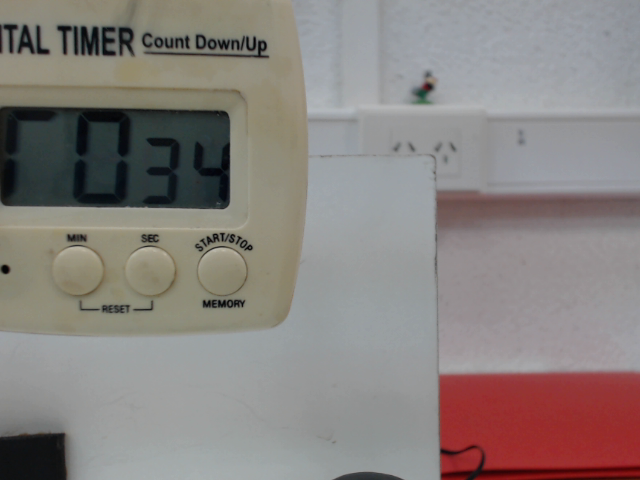
#> input picture img/14.png, 640 x 480 px
$ python example.py
#> lines starting #> are read from the running program, lines starting #| are printed output that depends on the picture
### OCR.py
#!/usr/bin/env python3
# -*- coding: utf-8 -*-
"""
Created on Wed Dec 19 16:38:21 2018

@author: nicolas

Tiene 4 funciones.
1) configImagen
2) configCamara
3) adquirirImagen
4) adquirirNumero
--> 2 y 3 son para usar con camara web
--> 1 y 4 se pueden usar con imagenes en el disco

Para crear el paquete: https://packaging.python.org/tutorials/distributing-packages/
"""

import numpy as np
import cv2

import OCRauxiliar as ocraux
import brightnessContrast as brco
import binarization as bi

def configImagen(img):
    """
    Función para elegir ROI de una imagen del disco.
    Devuelve: coordenadas, cantidad de dígitos y los números de la base escalados.
    """
#> called with img = './img/14.png'
    fotoDif = cv2.imread(img, cv2.IMREAD_GRAYSCALE)
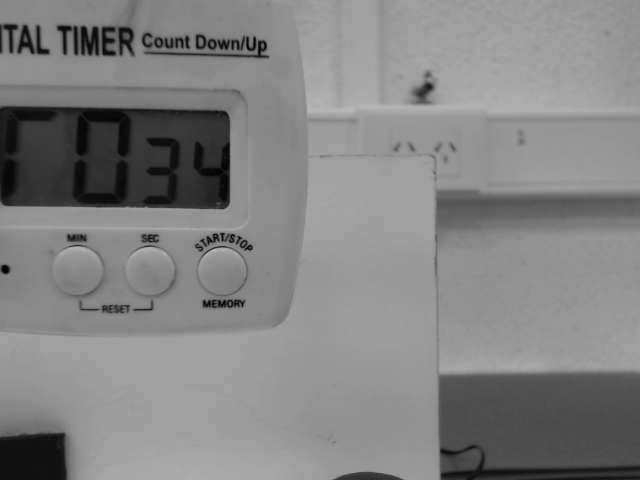
#> fotoDif: shape (480, 640); min 3, max 185, mean 131
    # Recortar región de interés
    c_t = ocraux.elegirCoord(fotoDif) # Coordenadas de referencia
    N = int(input("\n --> Insert number of digits >> "))

    # Recortar ROI
    imROI = ocraux.cutROI(fotoDif, c_t)

    # Ajustar brillo y contraste
    bc = brco.BrightContr(imROI)
    cv2.waitKey()
    cv2.destroyAllWindows()
    alpha, beta = bc.alpha, bc.beta

#     Adjust binarization parameters
    binar = bi.Binarizador(bc.transformada)
    cv2.waitKey()
    cv2.destroyAllWindows()
    size, offset = binar.size, binar.offset

    # Recortar y segmentar
    digitos = ocraux.setupROI(bc.transformada, N, c_t)
#    # Binarización de prueba
#    binarizar(digitos, mostrar=True)
    # Cargar base
    num_base = ocraux.CargarBaseReescalar("./img/numeros_base.png", digitos, mostrar=True)
    setup = {"c_t": c_t,
            "N": N,
            "num_base": num_base,
            "alpha": alpha,
            "beta": beta,
            "size": size,
            "offset": offset}
    return setup

# [71 lines left out: functions configCamara, adquirirImagen, adquirirNumero, not called in this run]

### OCRauxiliar.py
# -*- coding: utf-8 -*-
"""
Created on Mon Nov 26 19:26:26 2018

@author: nicot

OCR Auxiliar
"""
import matplotlib.pyplot as plt
import numpy as np
import cv2

# [7 lines left out: function convGris, not called in this run]


def mat2img(mat):
    mat = mat.astype("float32")
    return (mat/mat.max()*255).astype("uint8")


def elegirCoord(fotoDif):
    """
    - Key element: setMouseCallback.
    - Instructions: dameCoordenadas
    Tengo que elegir las 4 esquinas de la imagen
    También dos puntos cuya distancia en x sea la separación entre dígitos.
    """
    # [4 lines left out: function dameCoordenadas, not called in this run]
    tryAgain = True
    while tryAgain:
        coord = []
        cv2.namedWindow('fotoDif', cv2.WINDOW_NORMAL)
        cv2.setMouseCallback('fotoDif',dameCoordenadas)
        print("Seleccione:\n \
              1) Borde inferior izquierdo\n\
              2) Borde superior izquierdo\n\
              3) Borde superior derdecho\n\
              4) Borde inferior derecho \n\
              5) Punto en borde de dígito (para saber separación entre dígitos)\n\
              6) Punto en borde de dígito adyacente al anterior")
        while(len(coord) < (4+2)):
            cv2.imshow('fotoDif',fotoDif)
            if cv2.waitKey(20) & 0xFF == 27:
#> (key q is pressed here)
                break
        cv2.destroyAllWindows()
        # Reviso si la región seleccionada es correcta.
#> (the run stopped early here; a loop or call above may not have finished)
